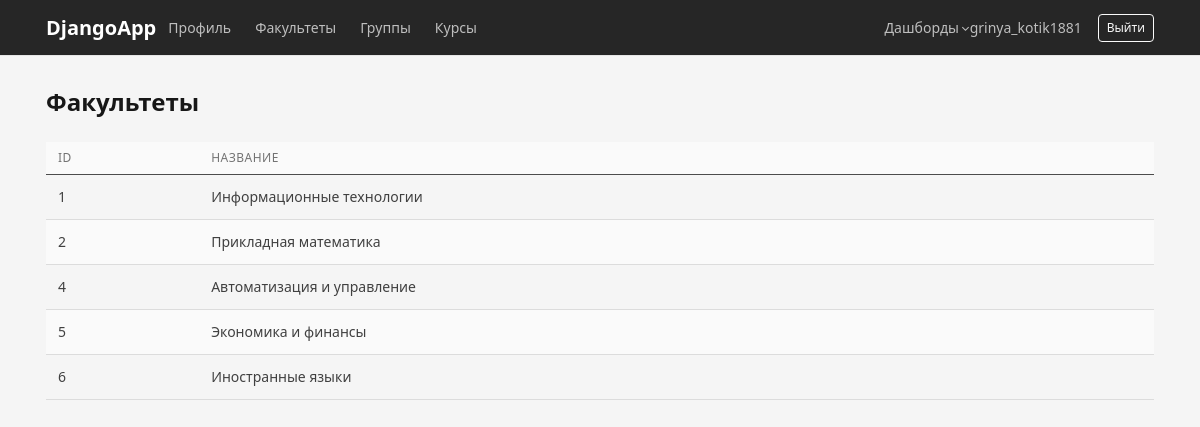
The app's page /departments/ (signed in) with its own data.
### accounts/models.py (models this page shows, shortened)
class Department(models.Model):
    name = models.CharField(max_length=200)

### accounts/views.py (the view)
@login_required
def department_list(request):
    departments = Department.objects.all()
    return render(
        request,
        'department_list.html',
        {
            'departments': departments,
            'is_methodist': is_methodist(request.user),
        }
    )

### accounts/views.py (called while the page is built)
def is_methodist(user):
    return user.groups.filter(name='Методист').exists()

### templates/department_list.html (shortened to what this page needs)
{% extends 'base.html' %}
{% block content %}
<div class="d-flex justify-content-between mb-3">
    <h1>Факультеты</h1>
</div>
<table class="table table-striped">
    <thead class="table-dark">
        <tr>
            <th>ID</th>
            <th>Название</th>
        </tr>
    </thead>
    <tbody>
        {% for department in departments %}
        <tr>
            <td>{{ department.id }}</td>
            <td>{{ department.name }}</td>
        </tr>
        {% empty %}
        <tr>
            <td colspan="3" class="text-center">Факультетов пока нет.</td>
        </tr>
        {% endfor %}
    </tbody>
</table>
{% endblock %}

### templates/base.html (shortened to what this page needs)
{% load static %}
<!DOCTYPE html>
<html lang="ru">
<head>
    <link rel="stylesheet" href="{% static 'vendor/tabler/css/tabler.min.css' %}">
    <link rel="stylesheet" href="{% static 'css/style.css' %}">
</head>
<body>
<nav class="navbar navbar-expand-lg navbar-dark bg-dark">
    <div class="container">
        <a class="navbar-brand" href="/profile/">DjangoApp</a>
        <div class="navbar-nav me-auto">
            <a class="nav-link" href="/profile/">Профиль</a>
            <a class="nav-link" href="/departments/">Факультеты</a>
            <a class="nav-link" href="/groups/">Группы</a>
            <a class="nav-link" href="/courses/">Курсы</a>
        </div>
        <div class="nav-item dropdown">
    <a class="nav-link dropdown-toggle" href="#" data-bs-toggle="dropdown" role="button">
        Дашборды
    </a>
</div>
        {% if user.is_authenticated %}
            <span class="navbar-text me-3">{{ user.username }}</span>
            <form method="post" action="/accounts/logout/">
                <button class="btn btn-outline-light btn-sm" type="submit">
                    Выйти
                </button>
            </form>
        {% endif %}
    </div>
</nav>
<div class="container page-container">
    {% block content %}
    {% endblock %}
</div>
</body>
</html>

### static/css/style.css (style rules this page uses)
body { background-color: #f5f5f5; }
.page-container { margin-top: 30px; }

### records on screen
Department: id "1", name "Информационные технологии"
Department: id "2", name "Прикладная математика"
Department: id "4", name "Автоматизация и управление"
Department: id "5", name "Экономика и финансы"
Department: id "6", name "Иностранные языки"

### other values on screen
{{ user.username }} "grinya_kotik1881"
